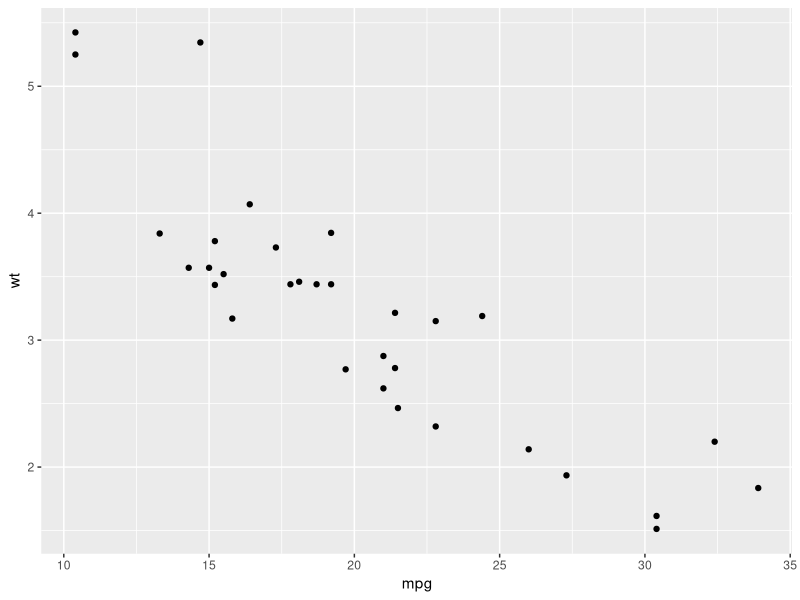
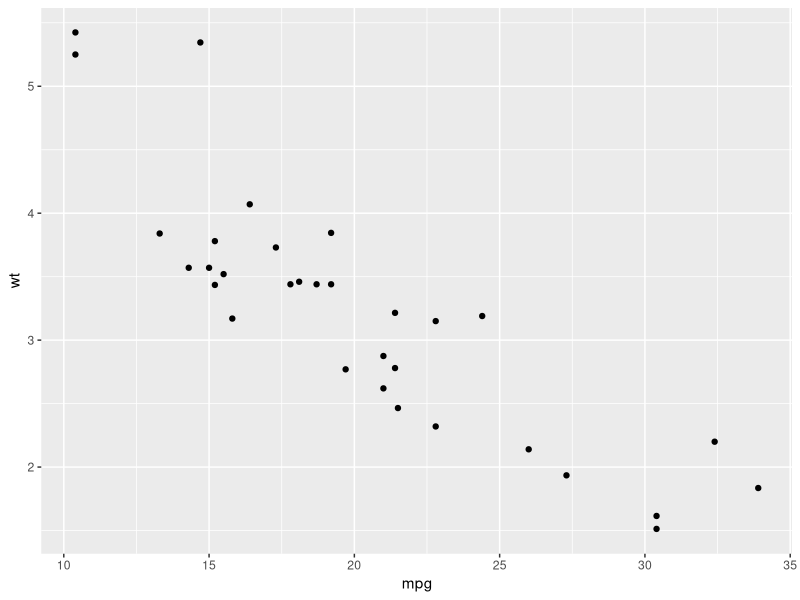
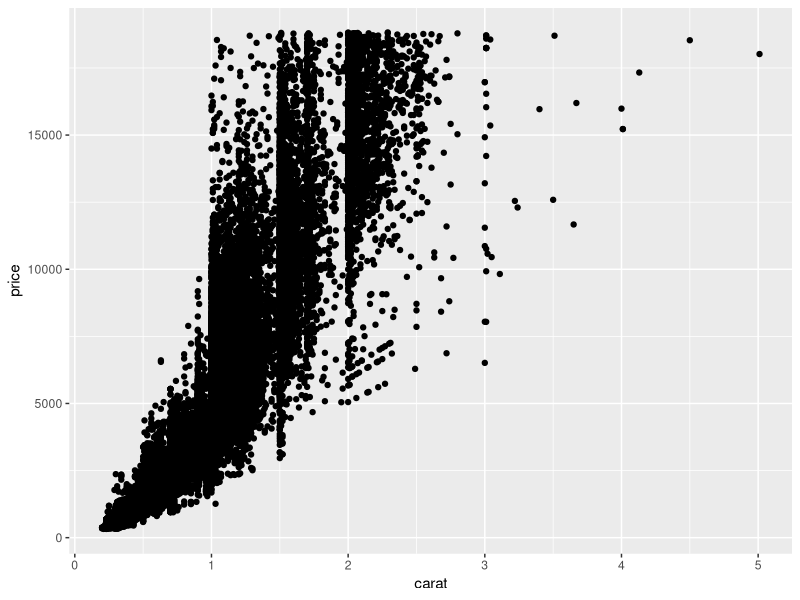

Reproduce these figures in R, in order.
## ---- chunk 1
library("ggplot2")

ggplot(mtcars, aes(x = mpg, y = wt)) +
  geom_point()
## ---- chunk 2
library("ggplot2")

ggplot(mtcars, aes(x = mpg, y = wt)) +
  geom_point()
## ---- chunk 3
{{ggplot(diamonds, aes(x = carat, y = price)) +
  geom_point()}}
